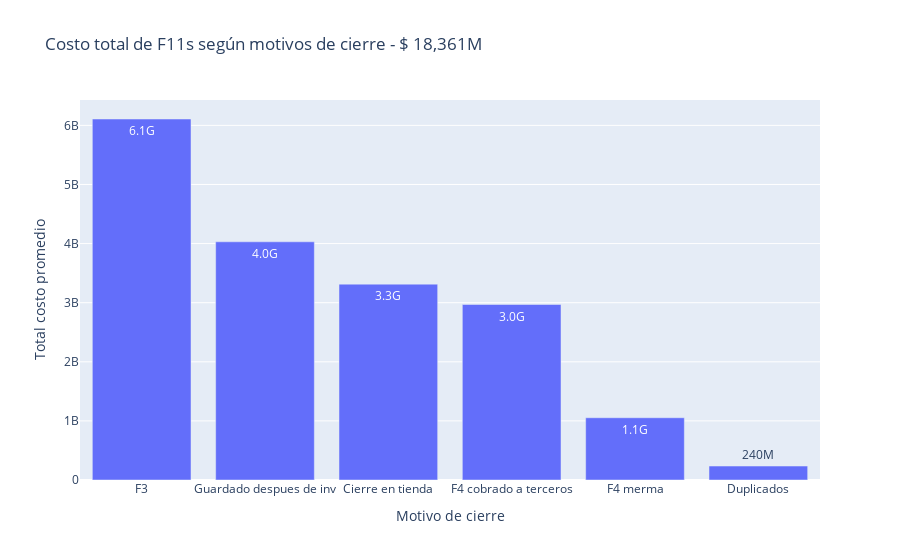

This figure's notebook cell:
### Code cell
fig_con_total = px.bar(con_graf, x ='status_final', y='costo_total', title=f"Costo total de F11s según motivos de cierre - $ {total_f11s/1e6:,.0f}M", labels={ 'costo_total':'Total costo promedio', 'status_final':'Motivo de cierre', 'GRUPO':'Local'}, text='costo_total',text_auto='.2s' ) #category_orders=co ) 
#fig_con_total.update_layout(legend=dict(yanchor="top", y=0.9, xanchor="left", x=0.1))
fig_con_total.write_image(f'output/{dt_string}_con_total.svg',width=1050, height=300, engine='orca') # 820 , 350 
fig_con_total.show()

### Figure 1 — Plotly figure (JSON) as saved in the notebook; plotly's stock layout.template omitted (floating-point values rounded to 4 significant figures)
{"data": [{"alignmentgroup": "True", "hovertemplate": "Motivo de cierre=%{x}<br>Total costo promedio=%{text}<extra></extra>", "legendgroup": "", "marker": {"color": "#636efa", "pattern": {"shape": ""}}, "name": "", "offsetgroup": "", "orientation": "v", "showlegend": false, "text": [6108000000.0, 4030336434, 3314000000.0, 2969083476, 1053000000.0, 235980012], "textposition": "auto", "texttemplate": "%{y:.2s}", "type": "bar", "x": ["F3", "Guardado despues de inv", "Cierre en tienda", "F4 cobrado a terceros", "F4 merma", "Duplicados"], "xaxis": "x", "y": [6108000000.0, 4030336434, 3314000000.0, 2969083476, 1053000000.0, 235980012], "yaxis": "y"}], "layout": {"barmode": "relative", "legend": {"tracegroupgap": 0}, "title": {"text": "Costo total de F11s según motivos de cierre - $ 18,361M"}, "xaxis": {"anchor": "y", "domain": [0, 1], "title": {"text": "Motivo de cierre"}}, "yaxis": {"anchor": "x", "domain": [0, 1], "title": {"text": "Total costo promedio"}}}}
